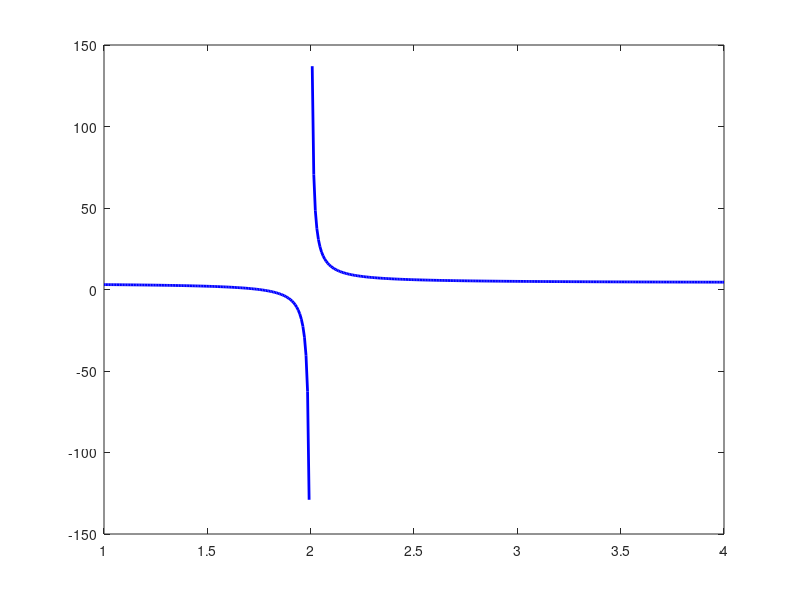

This chart was generated by the following MATLAB code: (Note: this script raises an error after producing the figure.)
% Definir la función y su derivada
f = @(x) (4*x - 7) ./ (x - 2);
df = @(x) (4 * (x - 2) - (4 * x - 7)) ./ ((x - 2).^2);

% Parámetros
tol = 1e-3; % tolerancia
max_iter = 100; % número máximo de iteraciones

% Aproximaciones iniciales
x0_values = [1.6, 1.5, 3];
roots = [1.75, 1.75, 1.75];

% Crear la gráfica de la función
x_vals = linspace(1, 4, 400);
y_vals = f(x_vals);

figure;
plot(x_vals, y_vals, 'b', 'LineWidth', 2);
hold on;
yline(0, 'k--');
xline(1.75, 'r--');
xlabel('x');
ylabel('f(x)');
title('Método de Newton para f(x) = (4x-7)/(x-2)');
legend('f(x) = (4x-7)/(x-2)', 'y = 0', 'Raíz x = 1.75', 'Location', 'Best');
grid on;

for j = 1:length(x0_values)
    x0 = x0_values(j);
    x = x0;
    error = Inf;
    iter = 0;
    history = x;
    
    while error > tol && iter < max_iter
        iter = iter + 1;
        x_new = x - f(x)/df(x);
        error = abs(x_new - x);
        x = x_new;
        history(end+1) = x;
    end
    
    % Mostrar resultados
    fprintf('Para x0 = %.1f\n', x0_values(j));
    fprintf('Raíz aproximada: %.3f\n', x);
    fprintf('Número de iteraciones: %d\n\n', iter);
    
    % Graficar las iteraciones
    plot(history, f(history), 'o-', 'LineWidth', 2, 'MarkerSize', 6, 'DisplayName', sprintf('Iteraciones x0 = %.1f', x0_values(j)));
    plot(x, f(x), 'gx', 'LineWidth', 2, 'MarkerSize', 10, 'DisplayName', sprintf('Raíz aproximada x0 = %.1f', x0_values(j)));
    
    % Mostrar valores de iteración
    fprintf('Iteración\t x\t\t f(x)\n');
    for i = 1:length(history)
        fprintf('%d\t\t %.3f\t %.3f\n', i-1, history(i), f(history(i)));
    end
    fprintf('\n');
end

hold off;
